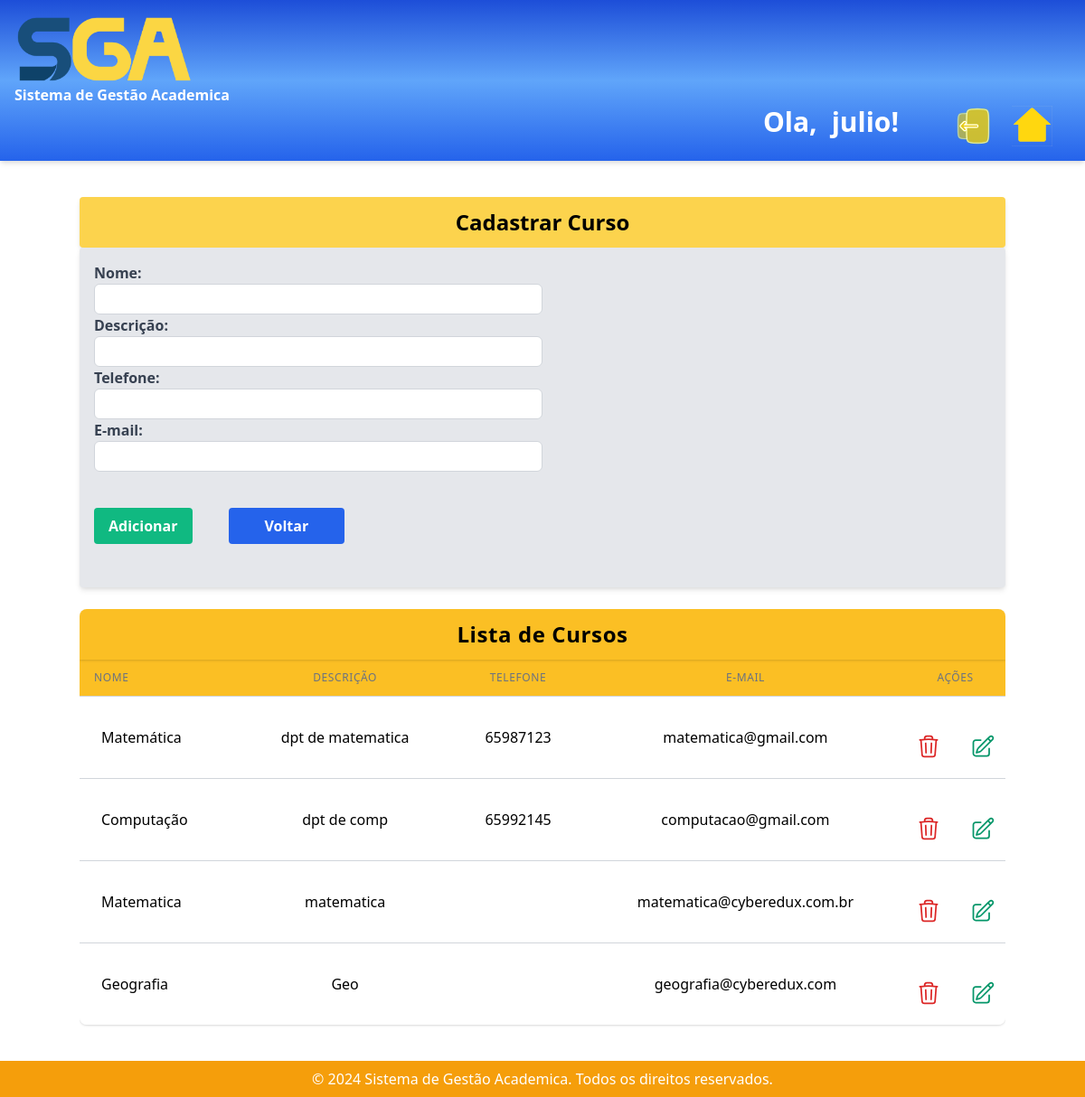
Before: /cadastrar_departamento/ (signed in) with the older database file.
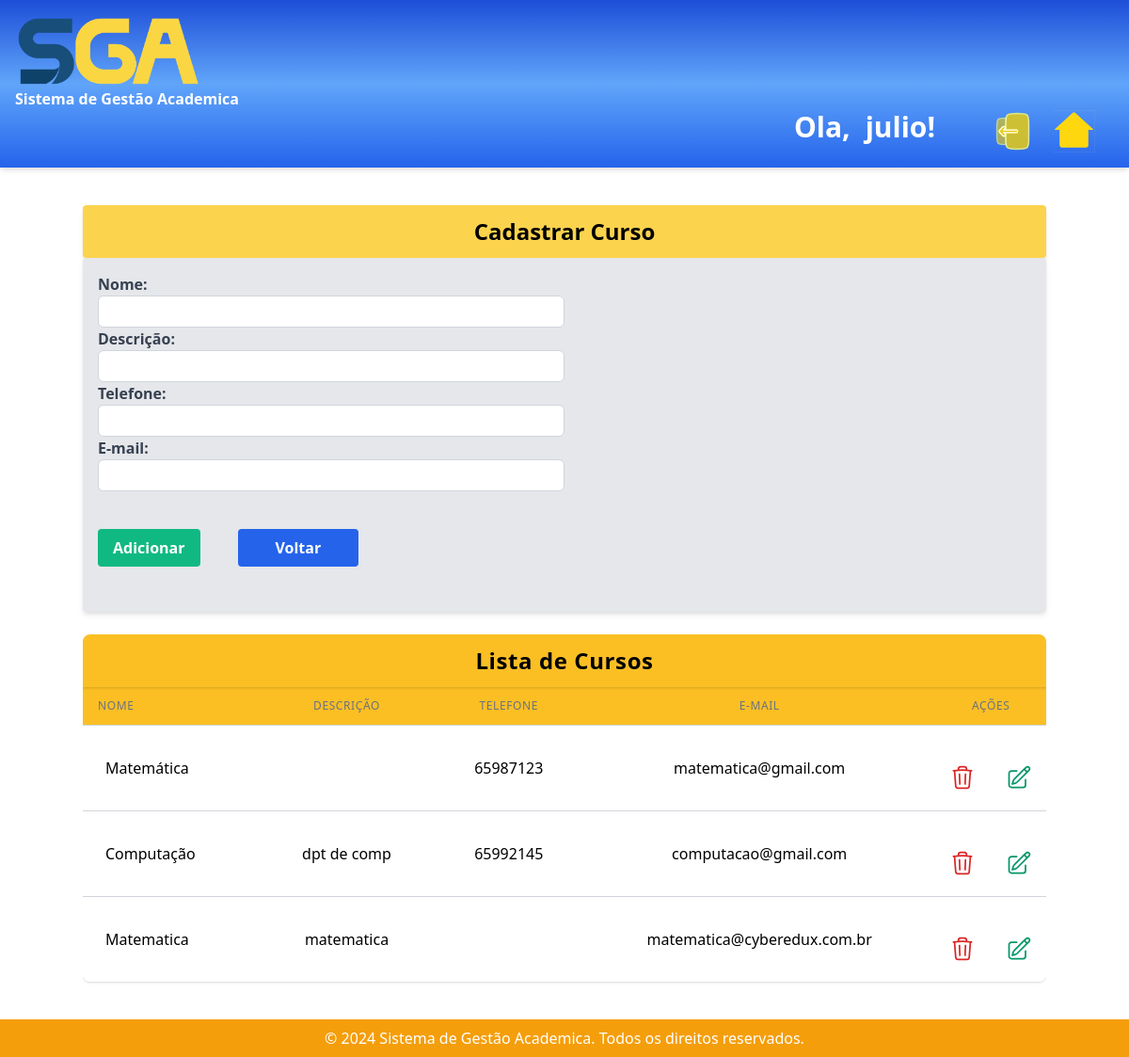
After: the same page with the newer database file.
### sistema_academico/models.py (models this page shows, shortened)
class Departamento(models.Model):
    nome = models.CharField(max_length=100)
    descricao = models.TextField()
    telefone = models.CharField(max_length=20, null=True, blank=True)
    email = models.EmailField()

### sistema_academico/views.py (the view, shortened to what this page needs)
# urls.py: path('cadastrar_departamento/',views.Cadastrar_departamento, name='cadastrar_departamento'),
@login_required(login_url="/")
def Cadastrar_departamento(request):
    departamentos = Departamento.objects.all()
    return render(request, 'cadastrar_departamento.html', {'departamentos':departamentos})

### sistema_academico/templates/cadastrar_departamento.html (shortened to what the changed rows need)
{% extends 'base.html' %}
{% block content %}
<div class="container mx-auto bg-yellow-300 mt-10 mb-0 p-3 shadow-md overflow-hidden sm:rounded">
    <h1 class="text-center font-bold text-2xl">Cadastrar Curso</h1>
  </div>
<div class="container mx-auto">
    <div class="overflow-x-auto">
        <table class="min-w-full divide-y divide-gray-300 bg-white shadow overflow-hidden sm:rounded-lg mb-10">
            <thead class="bg-yellow-400">
                <tr class="shadow">
                    <th class="px-2 py-3 text-left text-xs tracking-wider " colspan="5"> <h1 class="text-2xl text-center">Lista de Cursos</h1>
                    </th>
                </tr>
                <tr>
                    <th class="px-4 py-3 text-left text-xs font-medium text-gray-500 uppercase tracking-wider">Nome</th>
                    <th class="px-4 py-3 text-left text-xs font-medium text-gray-500 uppercase tracking-wider text-center">Descrição</th>
                    <th class="px-4 py-3 text-left text-xs font-medium text-gray-500 uppercase tracking-wider text-center">Telefone</th>
                    <th class="px-4 py-3 text-left text-xs font-medium text-gray-500 uppercase tracking-wider text-center">E-mail</th>
                    <th class="px-4 py-3 text-left text-xs font-medium text-gray-500 uppercase tracking-wider text-center">Ações</th>
                </tr>
            </thead>
            <tbody class="bg-white divide-y divide-gray-300">
                {% for departamento in departamentos %}
                <tr>
                    <td class="px-6 py-4 whitespace-nowrap">{{ departamento.nome }}</td>
                    <td class="px-6 py-4 whitespace-nowrap text-center">{{ departamento.descricao }}</td>
                    <td class="px-6 py-4 whitespace-nowrap text-center">{{ departamento.telefone }}</td>
                    <td class="px-6 py-4 whitespace-nowrap text-center">{{ departamento.email }}</td>
                    <td class="mt-10 mb-5 flex justify-center items-rigth space-x-8 text-center">
                        <div>
                            <a href="{% url 'delete_departamento' departamento.id %}" class="text-red-600 hover:text-red-400 ">
                            </a>
                        </div>
                        <div>
                            <a href="{% url 'editar_departamento' departamento.id %}" class="text-green-600 hover:text-green-400">
                            </a>
                        </div>
                    </td>
                </tr>
                {% empty %}
                <tr>
                    <td colspan="5" class="px-6 py-4 whitespace-nowrap">Nenhum curso encontrado.</td>
                </tr>
                {% endfor %}
            </tbody>
        </table>
    </div>
</div>
{% endblock %}

Changed rows visible on the page:
removed Departamento: nome "Geografia", descricao "Geo", email "geografia@cyberedux.com"
changed Departamento "Matemática": descricao "dpt de matematica" → (not shown)
